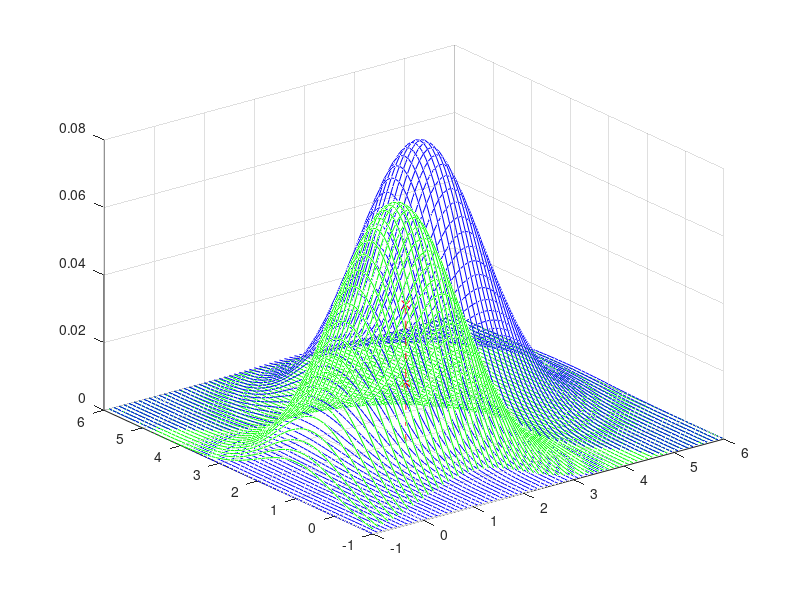

Source code (MATLAB):
clear all; close all; clc;



% Datos conocidos sobre las distribuciones de probabilidad de clases
num_clases =2; m1=[1,1]'; m2 = [3,3]'; %S1=[1 0.3; 0.2 1];
S1=eye(2); 
S2=S1;
p1 = 0.5; p2=0.5;


% si se cambian las probabilidades a p1 = 0.3; p2=0.7; cambia la respuesta
% de pertenece a la clase 1 a pertenece a la clase 2
% evaluar las implicaciones de: S1=0.2*eye(2); S1=2*eye(2); 
% S1=[1 0.3; 0.2 1];

% datos nuevos que se desean clasificar
xp=[1.8 1.8]';
% xp=[0.2 1.3]'; 
% xp=[2.2 -1.3]';

% Se verifica la probabilidad de que el dato en x1 pertenezca a la clase 1
constante1= (1/(((2*pi)^(num_clases/2))*(sqrt(det(S1)))));
pg1 = constante1*exp((-0.5)*(xp-m1)'*inv(S1)*(xp-m1));
pc1= p1*pg1

% Se verifica la probabilidad de que el dato en x1 pertenezca a la clase 2
constante2= (1/(((2*pi)^(num_clases/2))*(sqrt(det(S2)))));
pg2 = constante2*exp((-0.5)*(xp-m2)'*inv(S2)*(xp-m2));
pc2= p2*pg2

% Toma de decisi�n
if pc1>pc2
    disp('pertenece a la clase 1');
else
    disp('pertenece a la clase 2');
end

% Se verifica la probabilidad de clases en un conjunto de puntos y1
[x,y]=meshgrid(-1:0.1:6,-1:0.1:6);
[n,m]=size(x);
for i=1:n
    for j=1:m
        xp_g = [x(i,j) y(i,j)]';
        py1(i,j) = p1*constante1*exp((-0.5)*(xp_g-m1)'*inv(S1)*(xp_g-m1));
        py2(i,j) = p2*constante2*exp((-0.5)*(xp_g-m2)'*inv(S2)*(xp_g-m2));
    end
end
plot3(x,y,py1,'g');
grid on;
hold on;
plot3(x,y,py2,'b');
plot3(xp(1),xp(2),pc1,'rx');
plot3(xp(1),xp(2),pc2,'rx');
line([xp(1) xp(1)],[xp(2) xp(2)],[max(pc1,pc2) 0],'LineStyle','--','Color',[1 0 0])

